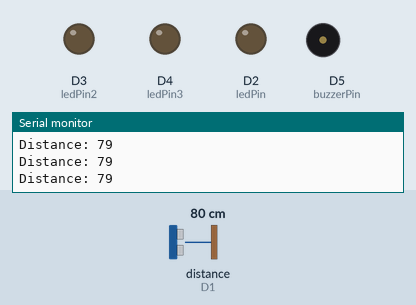
Recording of a sketch running on a simulated ESP8266 (NodeMCU). On the bench: output pins drawn as LEDs (lit = HIGH), buzzer (waves = sounding, pin HIGH), the last lines printed to the serial monitor. Wiring (inferred from the names in the program): ultrasonic range finder: trigger D0; echo D1. Inputs (shaded band) come from the test bench; at power-on: distance to the obstacle (sensor on D1) 80 cm. The echo pulse lasts 58.3 µs per cm; pins used as bus, display or sensor lines are not drawn.

Above: at 1.2 s.
1.3 s: distance to the obstacle (sensor on D1) set to 34 cm
2.8 s: distance to the obstacle (sensor on D1) set to 27 cm
At 2.95 s:
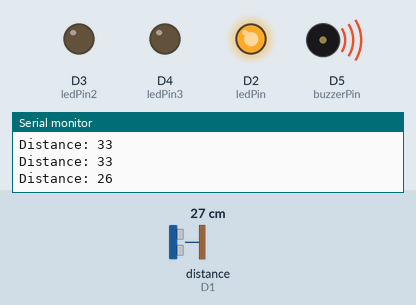
5.8 s: distance to the obstacle (sensor on D1) set to 2 cm
At 8.7 s:
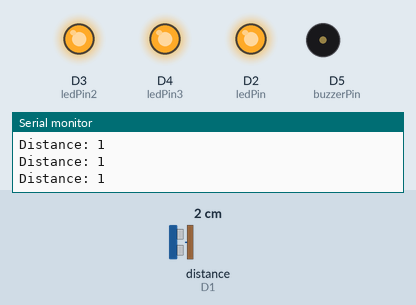
8.8 s: distance to the obstacle (sensor on D1) set to 35 cm
At 9.8 s:
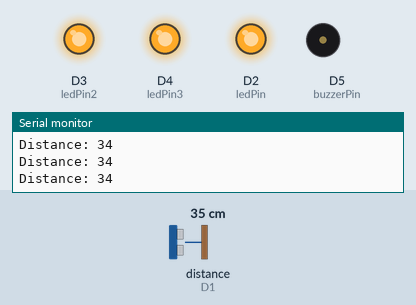
10.3 s: distance to the obstacle (sensor on D1) set to 4 cm
At 10.67 s:
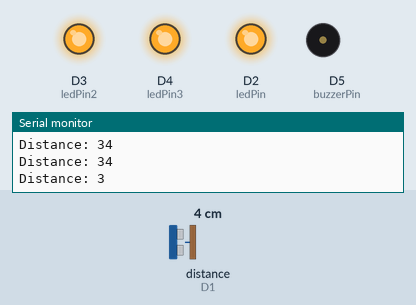
Timing chart, 0 to 14.3 s (numbered marks = the images above; inputs shaded):
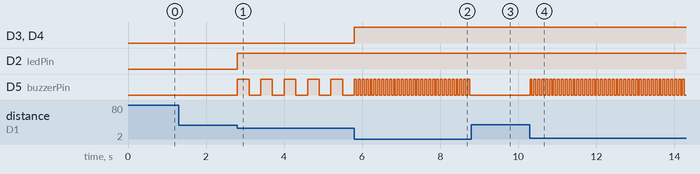

Measured:
- the behaviour switches between 31 and 30 cm on distance to the obstacle (sensor on D1) (found by bisection; images 0 and 1)
- after the input at 2.8 s, D2 (ledPin): LOW → HIGH at once; D5 (buzzerPin): alternates HIGH for 0.30 s and LOW for 0.30 s, starting at once
- after the input at 5.8 s, D3 (ledPin2), D4 (ledPin3): LOW → HIGH at once; D5 (buzzerPin): alternates HIGH for 0.05 s and LOW for 0.05 s, starting after 0.05 s
- after the input at 8.8 s, D5 (buzzerPin): stops changing and stays LOW
- after the input at 10.3 s, D5 (buzzerPin): alternates HIGH for 0.05 s and LOW for 0.05 s, starting at once

The sketch:

RevParkingSensor.ino
```cpp
/*
  TASK 1:
  Reverse Parking Sensor
*/

// Pin initialization
const int trigPin = D0;
const int echoPin = D1;
const int ledPin = D2;
const int ledPin2 = D3;
const int ledPin3 = D4;
const int buzzerPin = D5;

long duration;
int distance;
void setup() {
  Serial.begin(115200);
  pinMode(trigPin, OUTPUT); // Trigger Pin of Ultrasonic
  pinMode(echoPin, INPUT); // Echo Pin of Ultrasonic
  pinMode(ledPin, OUTPUT); // First LED
  pinMode(ledPin2, OUTPUT); // Second LED
  pinMode(ledPin3, OUTPUT); // Third LED
  pinMode(buzzerPin, OUTPUT); // Buzzer
}

void loop() {
int count =0;
digitalWrite(trigPin, LOW);
delayMicroseconds(2);
digitalWrite(trigPin, HIGH); // Triggering ON
delayMicroseconds(10);
digitalWrite(trigPin, LOW);
duration = pulseIn(echoPin, HIGH);
distance= duration*0.034/2;
Serial.print("Distance: ");
Serial.println(distance);

if(distance < 30 && distance > 20)
{
  digitalWrite(ledPin,HIGH);
  while(count!=5)
  {
    digitalWrite(buzzerPin,HIGH);
    delay(300);
    digitalWrite(buzzerPin,LOW);
    delay(300);
    count=count+1;
  }
}

else if(distance < 20 && distance > 10)
{
  digitalWrite(ledPin,HIGH);
  digitalWrite(ledPin2,HIGH);
  while(count!=5)
  {
    digitalWrite(buzzerPin,HIGH);
    delay(200);
    digitalWrite(buzzerPin,LOW);
    delay(200);
    count=count+1;
  }
}


else if(distance < 10)
{
  digitalWrite(ledPin,HIGH);
  digitalWrite(ledPin2,HIGH);
  digitalWrite(ledPin3,HIGH);
  while(count!=5)
  {
    digitalWrite(buzzerPin,HIGH);
    delay(50);
    digitalWrite(buzzerPin,LOW);
    delay(50);
    count=count+1;
  }
}

else if(distance < 3)
{
  digitalWrite(ledPin,HIGH);
  digitalWrite(ledPin2,HIGH);
  digitalWrite(ledPin3,HIGH);
  while(count!=30)
  {
    digitalWrite(buzzerPin,HIGH);
    delay(5);
    digitalWrite(buzzerPin,LOW);
    delay(5);
    count=count+1;
  }
}
}
```
